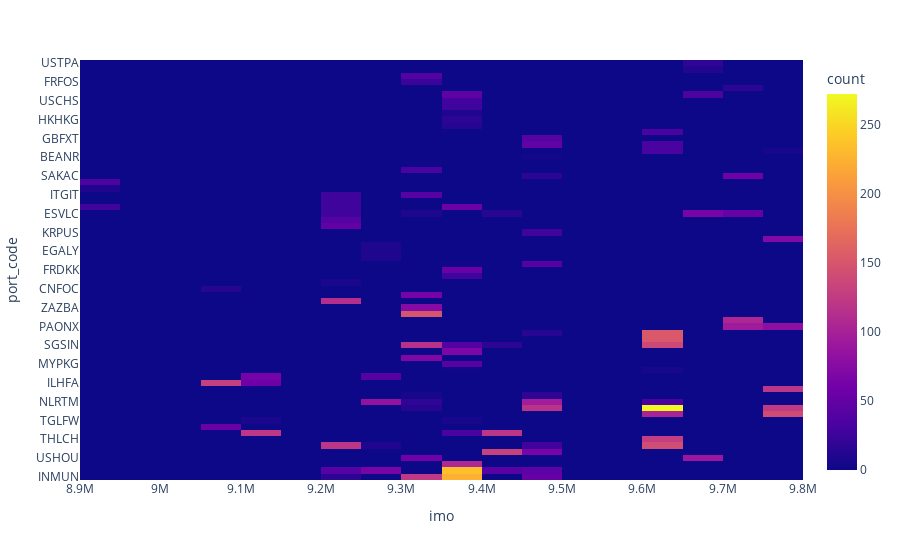

The code cell stored with this chart in its notebook:
### Code cell
fig = px.density_heatmap(df, x="imo", y="port_code")
fig.show()

### Figure 1 — Plotly figure (JSON) as saved in the notebook; plotly's stock layout.template omitted (floating-point values rounded to 4 significant figures; data arrays with more than 128 entries replaced by an {"elided": "..."} marker saying what was removed)
{"data": [{"coloraxis": "coloraxis", "hovertemplate": "imo=%{x}<br>port_code=%{y}<br>count=%{z}<extra></extra>", "name": "", "type": "histogram2d", "x": {"elided": "6347 int values"}, "xaxis": "x", "xbingroup": "x", "y": {"elided": "6347 str values"}, "yaxis": "y", "ybingroup": "y"}], "layout": {"coloraxis": {"colorbar": {"title": {"text": "count"}}, "colorscale": [[0, "#0d0887"], [0.1111, "#46039f"], [0.2222, "#7201a8"], [0.3333, "#9c179e"], [0.4444, "#bd3786"], [0.5556, "#d8576b"], [0.6667, "#ed7953"], [0.7778, "#fb9f3a"], [0.8889, "#fdca26"], [1, "#f0f921"]]}, "legend": {"tracegroupgap": 0}, "margin": {"t": 60}, "xaxis": {"anchor": "y", "domain": [0, 1], "title": {"text": "imo"}}, "yaxis": {"anchor": "x", "domain": [0, 1], "title": {"text": "port_code"}}}}
